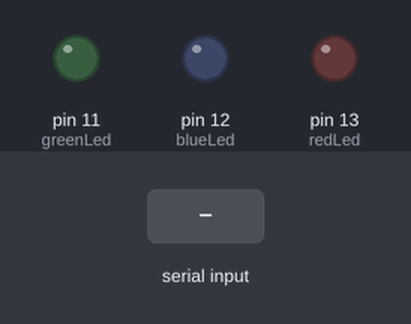
The sketch below on a simulated Arduino Uno, built with avr-gcc and run on an emulated ATmega328P. On the bench: output pins drawn as LEDs (lit = HIGH). The inputs (shaded band) are chosen by the test bench.

Above: at 1.2 s.
1.3 s: "200\n" received over Serial
At 1.6 s:
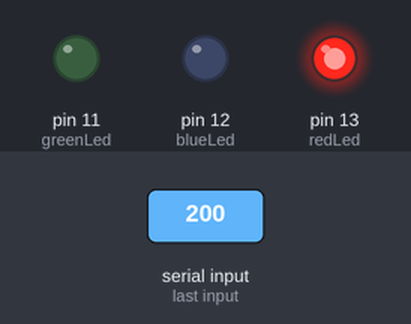
Timing chart, 0 to 4.3 s (numbered marks = the images above; inputs shaded):
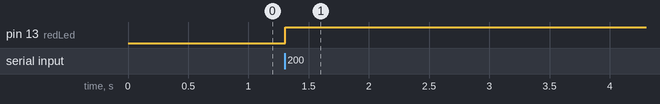

Measured:
- after the input at 1.3 s, pin 13 (redLed): LOW → HIGH at once

The sketch:

sketch_dec10a.ino
```cpp
int redLed = 13;
int greenLed = 11;
int blueLed = 12;
String inputSerialStr;

void setup()
{
  pinMode(redLed, OUTPUT);
  pinMode(greenLed, OUTPUT);
  pinMode(blueLed, OUTPUT);
  Serial.begin(9600);
}

void loop()
{
  while (Serial.available()) {
    inputSerialStr = Serial.readStringUntil('\n');
    char r = inputSerialStr[0];
    char g = inputSerialStr[1];
    char b = inputSerialStr[2];
    if (r >= '0' && r <= '9' &&
        g >= '0' && g <= '9' &&
        b >= '0' && b <= '9') {
      setColor(r, g, b);
    }
  }
}

int parseCharToInt(char c)
{
	return c - '0';
}

void setColor(char red, char green, char blue)
{
  digitalWrite(redLed, parseCharToInt(red));
  digitalWrite(greenLed, parseCharToInt(green));
  digitalWrite(blueLed, parseCharToInt(blue));
}
```
